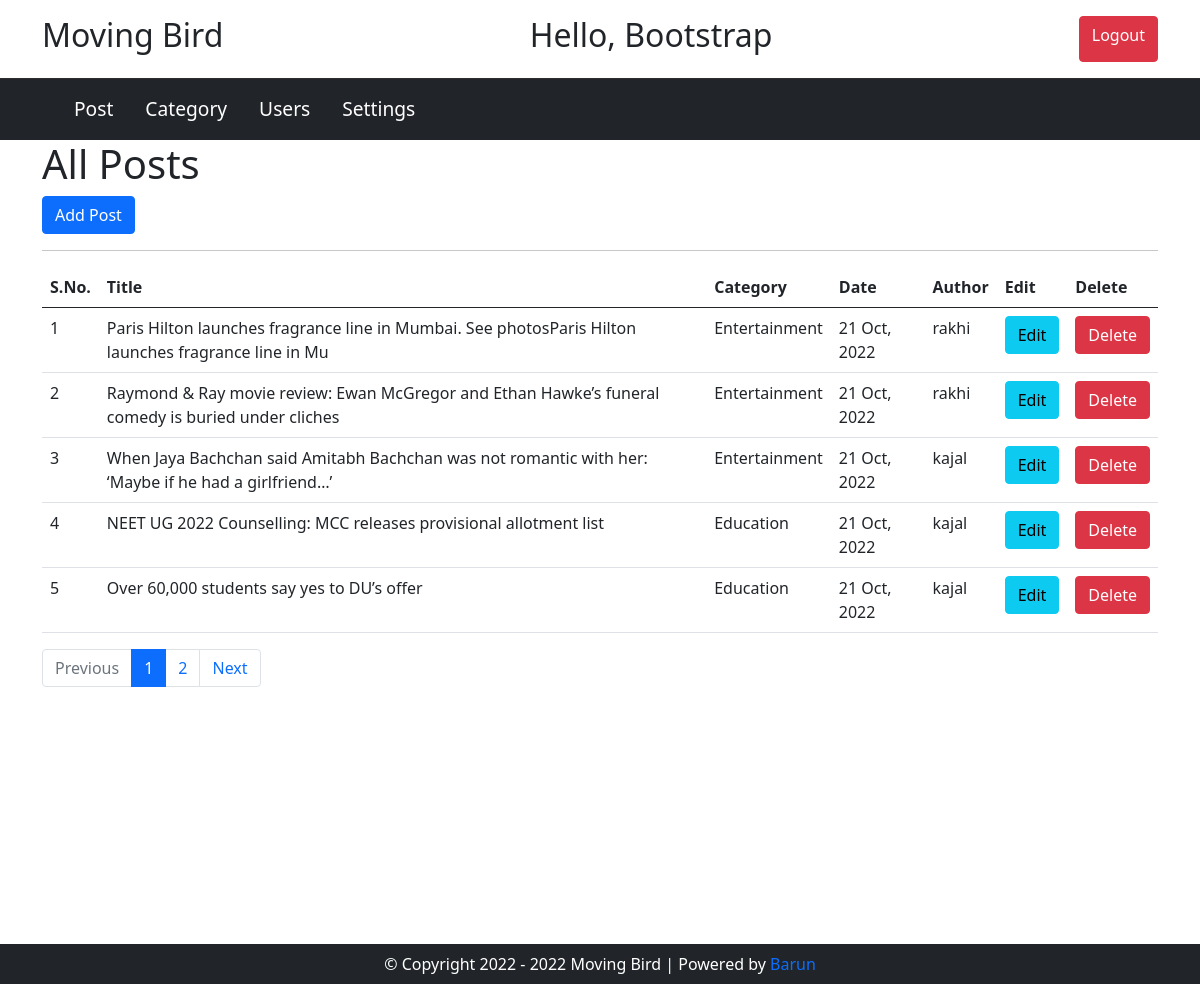
Screenshot of /admin/post.php (signed in) with the database file from the repository.
### tables this page shows
CREATE TABLE `posts` (
  `post_id` int(11) NOT NULL,
  `title` varchar(100) NOT NULL,
  `description` text NOT NULL,
  `category` int(11) NOT NULL,
  `post_date` varchar(50) NOT NULL,
  `author` int(11) NOT NULL,
  `post_img` varchar(200) NOT NULL
);

CREATE TABLE `category` (
  `category_id` int(11) NOT NULL,
  `category_name` varchar(100) NOT NULL,
  `post` int(11) NOT NULL DEFAULT 0
);

CREATE TABLE `users` (
  `user_id` int(11) NOT NULL,
  `first_name` varchar(45) NOT NULL,
  `last_name` varchar(45) NOT NULL,
  `username` varchar(45) NOT NULL,
  `password` varchar(200) NOT NULL,
  `role` int(1) NOT NULL
);

### admin/post.php (the view, shortened to what this page needs)
<?php
include( 'header.php' );
include( 'config.php' );
$limit = 5;
if(isset($_GET['page'])){
	$page = $_GET['page'];
}else{
	$page = 1;
}
$offset = ($page - 1) * $limit;
if($_SESSION['role'] == 1){
	$sql = "SELECT posts.post_id, posts.title, posts.post_date, posts.category, posts.description, category.category_name, users.username FROM posts LEFT JOIN category ON posts.category = category.category_id
	LEFT JOIN users ON posts.author = users.user_id ORDER BY posts.post_id DESC LIMIT $offset, $limit";
}
?>
<section class="post-section">
  <div class="container">
    <div>
      <h1>All Posts</h1>
      <a href="add-post.php" class="btn btn-primary">Add Post</a> </div>
    <hr>
    <table class="table">
      <thead>
        <tr>
          <th scope="col">S.No.</th>
          <th scope="col">Title</th>
          <th scope="col">Category</th>
          <th scope="col">Date</th>
          <th scope="col">Author</th>
          <th scope="col">Edit</th>
          <th scope="col">Delete</th>
        </tr>
      </thead>
      <tbody>
		  <?php
		  $result = $conn->query($sql) or die("Query Failed : " . $conn->error);
		  if($result->num_rows > 0){
			$serial = $offset + 1;
		  while($row = $result->fetch_assoc()) {
		  ?>
        <tr>
          <td><?php echo $serial; ?></td>
          <td><?php echo $row['title']; ?></td>
          <td><?php echo $row['category_name']; ?></td>
          <td><?php echo $row['post_date']; ?></td>
          <td><?php echo $row['username']; ?></td>
          <td><a href="update-post.php?id=<?php echo $row['post_id']; ?>" class="btn btn-info">Edit</a></td>
          <td><a href="delete-post.php?id=<?php echo $row['post_id']; ?>&cat_id=<?php echo $row['category']; ?>" class="btn btn-danger">Delete</a></td>
        </tr>
		  <?php
			  $serial++;
		  }
			}else{
	echo "<h3>No Results Found.</h3>";
}
		  ?>
      </tbody>
    </table>
	  <?php
if($_SESSION['role'] == 1){
	$sql1 = "SELECT * FROM posts";
}elseif($_SESSION['role'] == 0){
	$sql1 = "SELECT * FROM posts WHERE author = {$_SESSION['user_id']}";
}
$result1 = $conn->query($sql1) or die("Query Failed : " . $conn->error);
if($result1->num_rows > 0) {
	$total_records = $result1->num_rows;
	$total_page = ceil($total_records / $limit);
	  ?>
    <div class="admin-pagination">
      <nav aria-label="Page navigation">
        <ul class="pagination">
			<?php
			if($page > 1){
				echo "<li class='page-item'><a class='page-link' href='post.php?page=". ($page - 1) ."'>Previous</a></li>";
			}else{
				echo "<li class='page-item disabled'><a class='page-link' href='#' tabindex='-1' aria-disabled='true'>Previous</a></li>";
			}
			for($i=1; $i<=$total_page; $i++) {
				if($i == $page){
					$active = 'active';
				}else{
					$active = '';
				}
				echo "<li class='page-item " . $active . "'><a class='page-link' href='post.php?page=". $i ."'> $i </a></li>";
			}
			if($total_page > $page) {
				echo "<li class='page-item'><a class='page-link' href='post.php?page=". ($page + 1) ."'>Next</a></li>";
			}else{
				echo "<li class='page-item disabled'><a class='page-link' href='#' tabindex='+1' aria-disabled='true'>Next</a></li>";
			}
			?>
        </ul>
		  <?php } ?>
      </nav>
    </div>
  </div>
</section>
<?php
include( 'footer.php' );
?>

### css/style.css (style rules this page uses)
:root { --primary-color: #d13939; --secondary-color: #2d2d2d; --main-bg-color: #ffe8e8; }
*, *::before, *::after { margin: 0; padding: 0; box-sizing: border-box; }
a { text-decoration: none; }
ul { margin: 0; padding: 0; }
ul li { list-style: none; }
.post-section, .setting-section { height: 100vh; }

### rows the page displays
posts: title "Paris Hilton launches fragrance line in Mumbai. See photosParis Hilton launches fragrance line in Mu", category.category_name "Entertainment", post_date "21 Oct, 2022", users.username "rakhi"
posts: title "Raymond & Ray movie review: Ewan McGregor and Ethan Hawke’s funeral comedy is buried under cliches", category.category_name "Entertainment", post_date "21 Oct, 2022", users.username "rakhi"
posts: title "When Jaya Bachchan said Amitabh Bachchan was not romantic with her: ‘Maybe if he had a girlfriend…’", category.category_name "Entertainment", post_date "21 Oct, 2022", users.username "kajal"
posts: title "NEET UG 2022 Counselling: MCC releases provisional allotment list", category.category_name "Education", post_date "21 Oct, 2022", users.username "kajal"
posts: title "Over 60,000 students say yes to DU’s offer", category.category_name "Education", post_date "21 Oct, 2022", users.username "kajal"

### other values shown
$_SESSION['first_name'] "Bootstrap"
